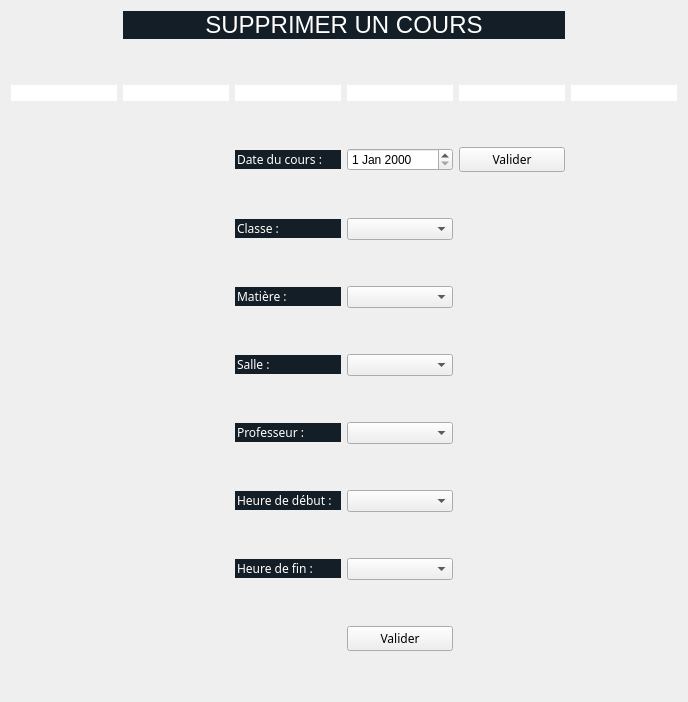
        <widget class="QWidget" name="delCours">
         <layout class="QGridLayout" name="gridLayout_15">
          <item row="19" column="3">
           <spacer name="verticalSpacer_49">
            <property name="orientation">
             <enum>Qt::Vertical</enum>
            </property>
            <property name="sizeHint" stdset="0">
             <size>
              <width>20</width>
              <height>40</height>
             </size>
            </property>
           </spacer>
          </item>
          <item row="4" column="4">
           <widget class="QPushButton" name="pushButton_3">
            <property name="font">
             <font>
              <family>Century Gothic</family>
             </font>
            </property>
            <property name="text">
             <string>Valider</string>
            </property>
           </widget>
          </item>
          <item row="2" column="2">
           <widget class="QLineEdit" name="lineEdit_12">
            <property name="enabled">
             <bool>false</bool>
            </property>
            <property name="styleSheet">
             <string notr="true">border:none;</string>
            </property>
           </widget>
          </item>
          <item row="2" column="0">
           <widget class="QLineEdit" name="lineEdit_17">
            <property name="enabled">
             <bool>false</bool>
            </property>
            <property name="styleSheet">
             <string notr="true">border:none;</string>
            </property>
           </widget>
          </item>
          <item row="4" column="3">
           <widget class="QDateEdit" name="dateCours_2"/>
          </item>
          <item row="11" column="2">
           <spacer name="verticalSpacer_55">
            <property name="orientation">
             <enum>Qt::Vertical</enum>
            </property>
            <property name="sizeType">
             <enum>QSizePolicy::Minimum</enum>
            </property>
            <property name="sizeHint" stdset="0">
             <size>
              <width>20</width>
              <height>40</height>
             </size>
            </property>
           </spacer>
          </item>
          <item row="12" column="2">
           <widget class="QLineEdit" name="lineEdit_26">
            <property name="enabled">
             <bool>false</bool>
            </property>
            <property name="font">
             <font>
              <family>Century Gothic</family>
             </font>
            </property>
            <property name="styleSheet">
             <string notr="true">background-color:rgb(20,30,38);
color:white;
border:none;</string>
            </property>
            <property name="text">
             <string>Professeur : </string>
            </property>
           </widget>
          </item>
          <item row="2" column="4">
           <widget class="QLineEdit" name="lineEdit_14">
            <property name="enabled">
             <bool>false</bool>
            </property>
            <property name="styleSheet">
             <string notr="true">border:none;</string>
            </property>
           </widget>
          </item>
          <item row="2" column="1">
           <widget class="QLineEdit" name="lineEdit_16">
            <property name="enabled">
             <bool>false</bool>
            </property>
            <property name="styleSheet">
             <string notr="true">border:none;</string>
            </property>
           </widget>
          </item>
          <item row="5" column="2">
           <spacer name="verticalSpacer_52">
            <property name="orientation">
             <enum>Qt::Vertical</enum>
            </property>
            <property name="sizeType">
             <enum>QSizePolicy::Minimum</enum>
            </property>
            <property name="sizeHint" stdset="0">
             <size>
              <width>20</width>
              <height>40</height>
             </size>
            </property>
           </spacer>
          </item>
          <item row="15" column="2">
           <spacer name="verticalSpacer_57">
            <property name="orientation">
             <enum>Qt::Vertical</enum>
            </property>
            <property name="sizeType">
             <enum>QSizePolicy::Minimum</enum>
            </property>
            <property name="sizeHint" stdset="0">
             <size>
              <width>20</width>
              <height>40</height>
             </size>
            </property>
           </spacer>
          </item>
          <item row="3" column="2">
           <spacer name="verticalSpacer_51">
            <property name="orientation">
             <enum>Qt::Vertical</enum>
            </property>
            <property name="sizeType">
             <enum>QSizePolicy::Minimum</enum>
            </property>
            <property name="sizeHint" stdset="0">
             <size>
              <width>20</width>
              <height>40</height>
             </size>
            </property>
           </spacer>
          </item>
          <item row="10" column="2">
           <widget class="QLineEdit" name="lineEdit_25">
            <property name="enabled">
             <bool>false</bool>
            </property>
            <property name="font">
             <font>
              <family>Century Gothic</family>
             </font>
            </property>
            <property name="styleSheet">
             <string notr="true">background-color:rgb(20,30,38);
color:white;
border:none;</string>
            </property>
            <property name="text">
             <string>Salle : </string>
            </property>
           </widget>
          </item>
          <item row="8" column="2">
           <widget class="QLineEdit" name="lineEdit_24">
            <property name="enabled">
             <bool>false</bool>
            </property>
            <property name="font">
             <font>
              <family>Century Gothic</family>
             </font>
            </property>
            <property name="styleSheet">
             <string notr="true">background-color:rgb(20,30,38);
color:white;
border:none;</string>
            </property>
            <property name="text">
             <string>Matière : </string>
            </property>
           </widget>
          </item>
          <item row="4" column="2">
           <widget class="QLineEdit" name="lineEdit_21">
            <property name="enabled">
             <bool>false</bool>
            </property>
            <property name="font">
             <font>
              <family>Century Gothic</family>
             </font>
            </property>
            <property name="styleSheet">
             <string notr="true">background-color:rgb(20,30,38);
color:white;
border:none;</string>
            </property>
            <property name="text">
             <string>Date du cours : </string>
            </property>
           </widget>
          </item>
          <item row="6" column="2">
           <widget class="QLineEdit" name="lineEdit_23">
            <property name="enabled">
             <bool>false</bool>
            </property>
            <property name="font">
             <font>
              <family>Century Gothic</family>
             </font>
            </property>
            <property name="styleSheet">
             <string notr="true">background-color:rgb(20,30,38);
color:white;
border:none;</string>
            </property>
            <property name="text">
             <string>Classe : </string>
            </property>
           </widget>
          </item>
          <item row="2" column="3">
           <widget class="QLineEdit" name="lineEdit_11">
            <property name="enabled">
             <bool>false</bool>
            </property>
            <property name="styleSheet">
             <string notr="true">border:none;</string>
            </property>
           </widget>
          </item>
          <item row="7" column="2">
           <spacer name="verticalSpacer_53">
            <property name="orientation">
             <enum>Qt::Vertical</enum>
            </property>
            <property name="sizeType">
             <enum>QSizePolicy::Minimum</enum>
            </property>
            <property name="sizeHint" stdset="0">
             <size>
              <width>20</width>
              <height>40</height>
             </size>
            </property>
           </spacer>
          </item>
          <item row="0" column="1" colspan="4">
           <widget class="QLabel" name="label_8">
            <property name="enabled">
             <bool>false</bool>
            </property>
            <property name="styleSheet">
             <string notr="true">background-color:rgb(20,30,38);
font: 8pt &quot;Century Gothic&quot;;
color : white;</string>
            </property>
            <property name="text">
             <string>&lt;html&gt;&lt;head/&gt;&lt;body&gt;&lt;p align=&quot;center&quot;&gt;&lt;span style=&quot; font-size:18pt;&quot;&gt;SUPPRIMER UN COURS&lt;/span&gt;&lt;/p&gt;&lt;/body&gt;&lt;/html&gt;</string>
            </property>
           </widget>
          </item>
          <item row="14" column="2">
           <widget class="QLineEdit" name="lineEdit_27">
            <property name="enabled">
             <bool>false</bool>
            </property>
            <property name="font">
             <font>
              <family>Century Gothic</family>
             </font>
            </property>
            <property name="styleSheet">
             <string notr="true">background-color:rgb(20,30,38);
color:white;
border:none;</string>
            </property>
            <property name="text">
             <string>Heure de début :</string>
            </property>
           </widget>
          </item>
          <item row="16" column="2">
           <widget class="QLineEdit" name="lineEdit_28">
            <property name="enabled">
             <bool>false</bool>
            </property>
            <property name="font">
             <font>
              <family>Century Gothic</family>
             </font>
            </property>
            <property name="styleSheet">
             <string notr="true">background-color:rgb(20,30,38);
color:white;
border:none;</string>
            </property>
            <property name="text">
             <string>Heure de fin :</string>
            </property>
           </widget>
          </item>
          <item row="9" column="2">
           <spacer name="verticalSpacer_54">
            <property name="orientation">
             <enum>Qt::Vertical</enum>
            </property>
            <property name="sizeType">
             <enum>QSizePolicy::Minimum</enum>
            </property>
            <property name="sizeHint" stdset="0">
             <size>
              <width>20</width>
              <height>40</height>
             </size>
            </property>
           </spacer>
          </item>
          <item row="13" column="2">
           <spacer name="verticalSpacer_56">
            <property name="orientation">
             <enum>Qt::Vertical</enum>
            </property>
            <property name="sizeType">
             <enum>QSizePolicy::Minimum</enum>
            </property>
            <property name="sizeHint" stdset="0">
             <size>
              <width>20</width>
              <height>40</height>
             </size>
            </property>
           </spacer>
          </item>
          <item row="2" column="5">
           <widget class="QLineEdit" name="lineEdit_20">
            <property name="enabled">
             <bool>false</bool>
            </property>
            <property name="styleSheet">
             <string notr="true">border:none;</string>
            </property>
           </widget>
          </item>
          <item row="1" column="3">
           <spacer name="verticalSpacer_50">
            <property name="orientation">
             <enum>Qt::Vertical</enum>
            </property>
            <property name="sizeType">
             <enum>QSizePolicy::Minimum</enum>
            </property>
            <property name="sizeHint" stdset="0">
             <size>
              <width>20</width>
              <height>40</height>
             </size>
            </property>
           </spacer>
          </item>
          <item row="17" column="2">
           <spacer name="verticalSpacer_58">
            <property name="orientation">
             <enum>Qt::Vertical</enum>
            </property>
            <property name="sizeType">
             <enum>QSizePolicy::Minimum</enum>
            </property>
            <property name="sizeHint" stdset="0">
             <size>
              <width>20</width>
              <height>40</height>
             </size>
            </property>
           </spacer>
          </item>
          <item row="18" column="3">
           <widget class="QPushButton" name="pushButton_2">
            <property name="font">
             <font>
              <family>Century Gothic</family>
             </font>
            </property>
            <property name="text">
             <string>Valider</string>
            </property>
           </widget>
          </item>
          <item row="6" column="3">
           <widget class="QComboBox" name="classe_2"/>
          </item>
          <item row="14" column="3">
           <widget class="QComboBox" name="heure_debut_2"/>
          </item>
          <item row="16" column="3">
           <widget class="QComboBox" name="heure_fin_2"/>
          </item>
          <item row="12" column="3">
           <widget class="QComboBox" name="professeur_2"/>
          </item>
          <item row="10" column="3">
           <widget class="QComboBox" name="salle_2"/>
          </item>
          <item row="8" column="3">
           <widget class="QComboBox" name="matiere_2"/>
          </item>
         </layout>
        </widget>
